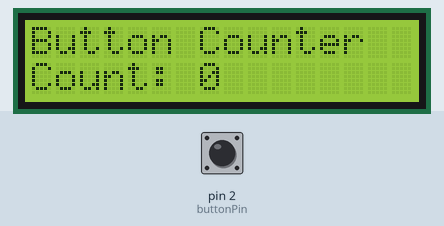
This sketch was run on a simulated Arduino Uno, built with avr-gcc and run on an emulated ATmega328P. Parts: 16×2 character LCD. Inputs (shaded band) come from the test bench; at power-on: pin 2 (buttonPin) HIGH. What the sketch prints to the serial monitor is not drawn.

Above: at 1.2 s.
1.3 s: pin 2 (buttonPin) pulled LOW for 0.15 s
At 2.2 s:
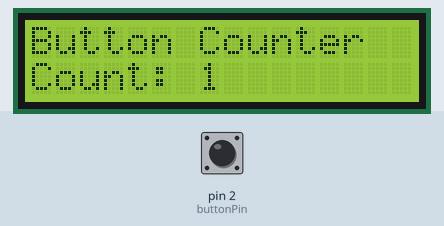
2.9 s: pin 2 (buttonPin) pulled LOW for 1 s
At 3.4 s:
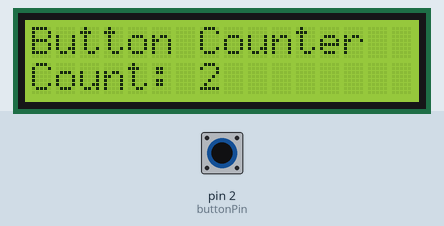
5.4 s: pin 2 (buttonPin) pulled LOW for 0.15 s
At 6.5 s:
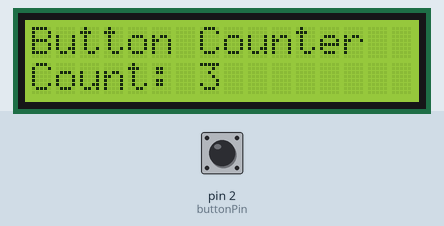
7.0 s: pin 2 (buttonPin) pulled LOW for 1 s
At 7.7 s:
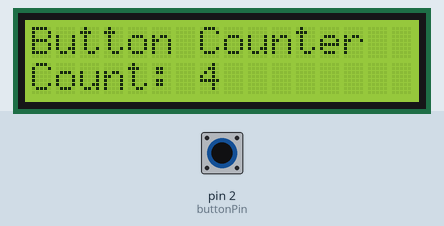
Timing chart, 0 to 10.0 s (numbered marks = the images above; inputs shaded):
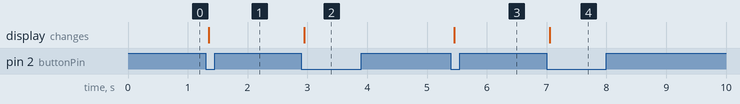

The sketch:

push-button-counter.ino
```cpp
// Push Button Counter
// This project counts button presses and displays the count on an LCD.
// It includes debouncing to prevent false counts from mechanical switch bounce.
//
// Wiring:
// Push Button:
// - One side to pin 2
// - Other side to GND
// - 10kΩ pull-up resistor from pin 2 to 5V
//
// LCD (16x2 with parallel interface):
// - VSS to GND
// - VDD to 5V
// - V0 to potentiometer (contrast adjustment)
// - RS to pin 8
// - Enable to pin 9
// - D4 to pin 4
// - D5 to pin 5
// - D6 to pin 6
// - D7 to pin 7

#include <LiquidCrystal.h>

// Initialize the LCD library with interface pins
LiquidCrystal lcd(8, 9, 4, 5, 6, 7);

const int buttonPin = 2;     // Push button pin
const int debounceDelay = 50; // Debounce time in milliseconds

// Variables for button state and counting
int buttonState = 0;
int lastButtonState = 0;
int buttonCount = 0;
unsigned long lastDebounceTime = 0;

void setup() {
  // Initialize button pin with internal pull-up
  pinMode(buttonPin, INPUT_PULLUP);

  // Set up the LCD
  lcd.begin(16, 2);
  lcd.print("Button Counter");
  lcd.setCursor(0, 1);
  lcd.print("Count: 0");

  Serial.begin(9600);
  Serial.println("Push Button Counter Ready");
  Serial.println("Count: 0");
}

void loop() {
  // Read the button state
  int reading = digitalRead(buttonPin);

  // Check if button state changed (due to noise or pressing)
  if (reading != lastButtonState) {
    // Reset the debounce timer
    lastDebounceTime = millis();
  }

  // Check if enough time has passed to consider this a stable reading
  if ((millis() - lastDebounceTime) > debounceDelay) {
    // If the button state has changed
    if (reading != buttonState) {
      buttonState = reading;

      // Only count if the button is pressed (LOW due to pull-up)
      if (buttonState == LOW) {
        buttonCount++;

        // Update LCD display
        lcd.setCursor(0, 1);
        lcd.print("Count: ");
        lcd.print(buttonCount);

        // Clear any extra digits
        if (buttonCount < 10) {
          lcd.print("   ");
        } else if (buttonCount < 100) {
          lcd.print("  ");
        } else if (buttonCount < 1000) {
          lcd.print(" ");
        }

        // Print to serial monitor
        Serial.print("Button pressed! Count: ");
        Serial.println(buttonCount);

        // Optional: Reset counter at 9999 to prevent overflow display issues
        if (buttonCount >= 9999) {
          buttonCount = 0;
          lcd.setCursor(0, 1);
          lcd.print("Count: 0    ");
          Serial.println("Counter reset to 0");
        }
      }
    }
  }

  // Save the current reading for next iteration
  lastButtonState = reading;
}
```

Measured:
- after the input at 1.3 s, the display: changes after 0.05 s (image 1)
- after the input at 2.9 s, the display: changes after 0.05 s (image 2)
- after the input at 5.4 s, the display: changes after 0.05 s (image 3)
- after the input at 7.0 s, the display: changes after 0.05 s (image 4)
